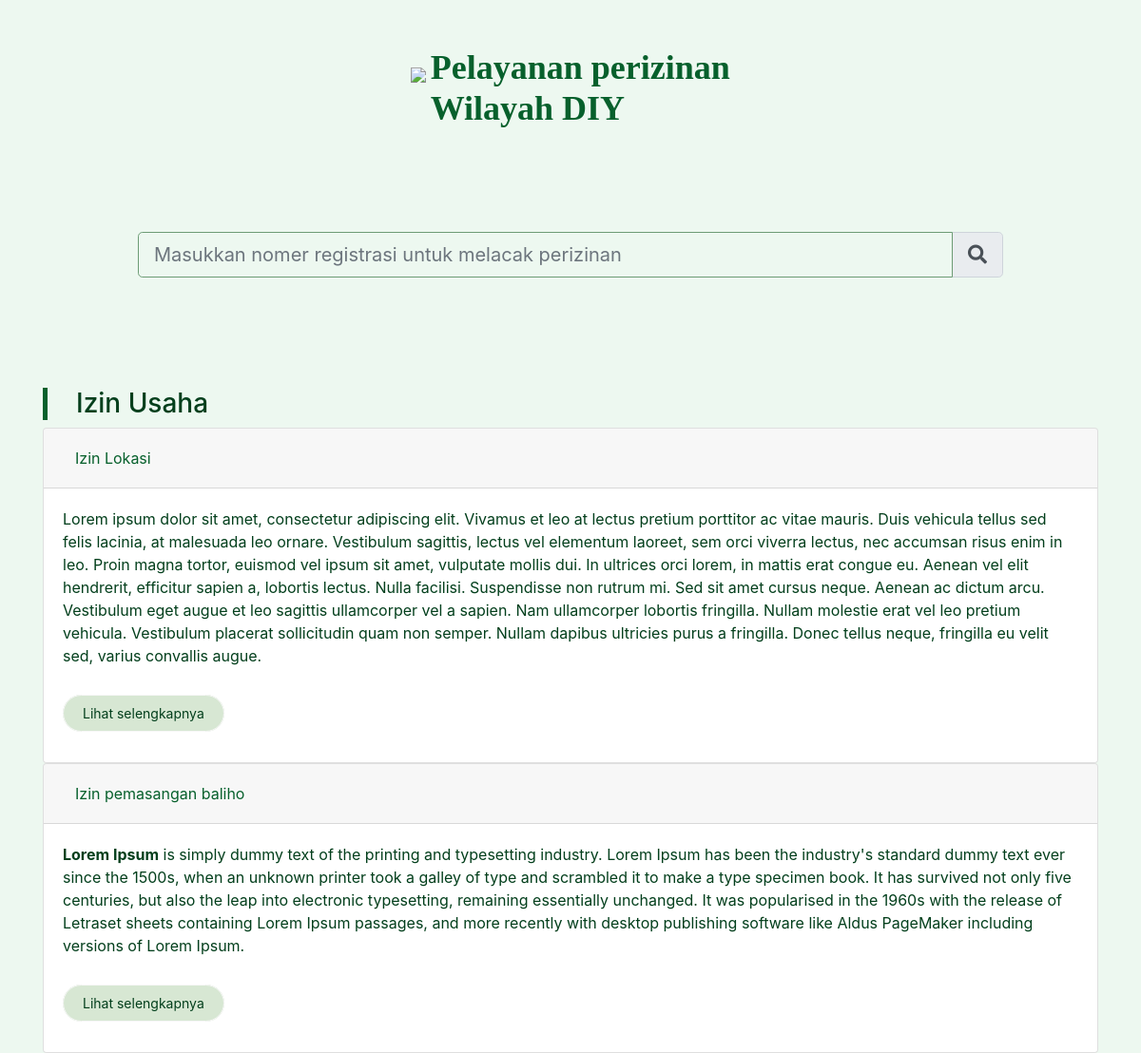
Screenshot of /index.php/perizinan with the database file from the repository.
### tables this page shows
CREATE TABLE `jenis_usaha` (
  `id` int(11) NOT NULL,
  `nama` varchar(255) NOT NULL,
  `deskripsi` text NOT NULL,
  `syarat` text NOT NULL,
  `prosedur` text NOT NULL,
  `file_pengesahan` varchar(255) NOT NULL,
  `estimasi_proses` varchar(255) NOT NULL,
  `created_at` datetime NOT NULL,
  `updated_at` datetime NOT NULL,
  `deleted_at` datetime DEFAULT NULL
);

### application/core/MY_Controller.php (called while the page is built, shortened)
<?php
class MY_Controller extends CI_Controller {
    public function getHomeView($content, $params = null){
    	$this->load->view('layouts/header-homepage');
    	$this->load->view($content, $params);
    	$this->load->view('layouts/footer-homepage');
    }
}

### application/controllers/Perizinan.php (called while the page is built, shortened)
<?php
class Perizinan extends MY_Controller {
	public function index() {
		$list = $this->main_m->get('jenis_usaha', ['deleted_at' => null]);
		$this->getHomeView('homepage/perizinan/index', ['list' => $list]);
	}
}

### index.php (called while the page is built, shortened)
<?php
require_once BASEPATH.'core/CodeIgniter.php';

### application/helpers/assets_helper.php (called while the page is built, shortened)
<?php if ( ! defined('BASEPATH')) exit('No direct script access allowed');
if ( ! function_exists('get_image')){
	function get_image($file_path){
		return base_url('assets/images/') . $file_path;
	}
}
if ( ! function_exists('get_css')){
	function get_css($file_path){
		return base_url('assets/css/') . $file_path;
	}
}

### application/models/Main_m.php (called while the page is built, shortened)
<?php
class Main_m extends CI_Model
{
    function get($table,$where = null, $order = null, $limit = null, $group = null,$select = null){
		if($where != null) $this->db->where($where);
		$query = $this->db->get($table);
		return $query->result();
	}
}

### application/views/homepage/perizinan/index.php (the view)
<div class="content izin-usaha">
  <form action="<?=base_url('izin-usaha/tracking');?>" method="get" accept-charset="utf-8">
    <div class="input-group mb-3 input-group-lg">
      <input type="text" class="form-control" placeholder="Masukkan nomer registrasi untuk melacak perizinan" aria-describedby="basic-addon2"name="q">
      <div class="input-group-append">
        <span class="input-group-text" id="basic-addon2"><i class="fas fa-search"></i></span>
      </div>
    </div>
  </form>
    <div class="title">
        <h3>Izin Usaha</h3>
    </div>
    <div id="accordion">
     <?php foreach ($list as $k => $usaha) {?>
     <div class="card">
        <div class="card-header" id="heading-<?= $k ?>">
          <h5 class="mb-0">
            <button class="btn btn-link" data-toggle="collapse" data-target="#collapse-<?= $k ?>" aria-expanded="true" aria-controls="collapse-<?= $k ?>">
              <?= $usaha->nama ?>
           </button>
          </h5>
        </div>
        <div id="collapse-<?= $k ?>" class="collapse show" aria-labelledby="heading-<?= $k ?>" data-parent="#accordion">
          <div class="card-body">
            <?= $usaha->deskripsi ?>
           <div class="readmore">
                <a href="<?=base_url('izin-usaha/detail/').$usaha->id?>" class="readmore" ">Lihat selengkapnya</a>
            </div>
          </div>
        </div>
      </div>
    <?php } ?>
   </div>
</div>

### application/views/layouts/header-homepage.php (shortened to what this page needs)
<!doctype html>
<html lang="en">
  <head>
    <link rel="stylesheet" href="<?=get_css('bootstrap.min.css')?>">
    <link rel="stylesheet" href="<?=get_css('styles.css')?>">
    <link rel="stylesheet" href="<?=base_url('assets/font-awesome/css/all.css')?>">
  </head>
	<body>
		<div class="container">
			<div class="header">
				<a href="<?=base_url()?>"><img class="logo" src="<?=get_image('logo-disnaker.png')?>"></a>
				<div class="header-title">
					<h2>Pelayanan perizinan<br> Wilayah DIY</h2>
				</div>
			</div>

### application/views/layouts/footer-homepage.php (shortened to what this page needs)
		</div>
</body>
</html>

### assets/css/styles.css (style rules this page uses)
body { background: #EDF8F0 url("http://localhost/perizinan/assets/images/bg.png") top center repeat-x fixed; color: #033f1c; }
.logo { max-width: 150px; }
.header { margin: 50px auto; margin-top: 100px; text-align: center; max-width: 650px; }
.header-title { display: inline-flex; }
.header-title h2 { font-family: "Times New Roman", Times, serif; font-size: 40px; font-weight: bold; text-align: left; color: #07602c; }
a { color: inherit; }
.content h3 { padding-left: 30px; border-left: 5px solid #07602c; }
.readmore { padding: 20px 0 }
.readmore a { border: 1px solid #f7f7f7; background: #d7e7d3; padding: 10px 20px; border-radius: 50px; font-size: 14px; }
.btn.btn-link { color: #07602c }
.izin-usaha .input-group { padding: 50px 100px; padding-bottom: 100px; }

### application/views/layouts/header-homepage.php (style rules this page uses)
body { background: #EDF8F0 url("http://localhost/perizinan/assets/images/bg.png") top center repeat-x fixed; color: #033f1c; }
.logo { max-width: 130px; }
.header { margin: 50px auto; text-align: center; max-width: 650px; }
.header-title { display: inline-flex; }
.header-title h2 { font-family: "Times New Roman", Times, serif; font-size: 36px; font-weight: bold; text-align: left; color: #07602c; }
a { color: inherit; }
.content { margin-top: 50px; }
.form-control, .form-control:focus { background: transparent; border: 1px solid #6d9c75; }

### rows the page displays
jenis_usaha: nama "Izin Lokasi", deskripsi "Lorem ipsum dolor sit amet, consectetur adipiscing elit. Vivamus et leo at lectus pretium porttitor ac vitae mauris. Duis vehicula tellus sed felis lacinia, at malesuada leo ornare. Vestibulum sagittis, lectus vel elementum laoreet, sem orci viverra lectus, nec accumsan risus enim in leo. Proin magna tortor, euismod vel ipsum sit amet, vulputate mollis dui. In ultrices orci lorem, in mattis erat congue eu. Aenean vel elit hendrerit, efficitur sapien a, lobortis lectus. Nulla facilisi. Suspendisse non rutrum mi. Sed sit amet cursus neque. Aenean ac dictum arcu. Vestibulum eget augue et leo sagittis ullamcorper vel a sapien. Nam ullamcorper lobortis fringilla. Nullam molestie erat vel leo…"
jenis_usaha: nama "Izin pemasangan baliho", deskripsi "Lorem Ipsum is simply dummy text of the printing and typesetting industry. Lorem Ipsum has been the industry's standard dummy text ever since the 1500s, when an unknown printer took a galley of type and scrambled it to make a type specimen book. It has survived not only five centuries, but also the leap into electronic typesetting, remaining essentially unchanged. It was popularised in the 1960s with the release of Letraset sheets containing Lorem Ipsum passages, and more recently with desktop publishing software like Aldus PageMaker including versions of Lorem Ipsum."
